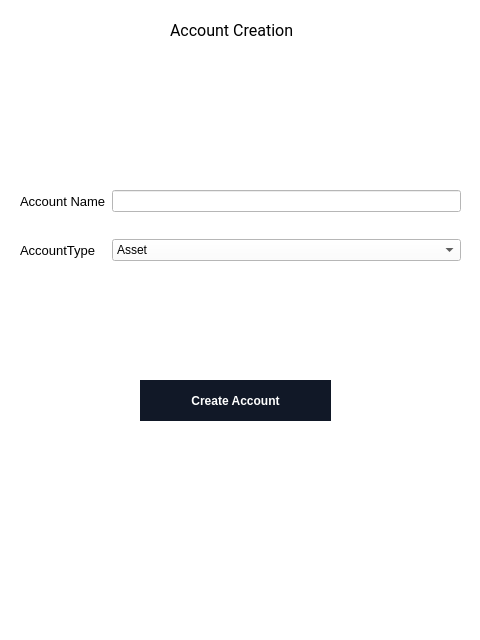
<?xml version="1.0" encoding="UTF-8"?>
<ui version="4.0">
 <class>MainWindow</class>
 <widget class="QMainWindow" name="MainWindow">
  <property name="geometry">
   <rect>
    <x>0</x>
    <y>0</y>
    <width>480</width>
    <height>640</height>
   </rect>
  </property>
  <property name="windowTitle">
   <string>MainWindow</string>
  </property>
  <property name="animated">
   <bool>true</bool>
  </property>
  <widget class="QWidget" name="centralwidget">
   <property name="styleSheet">
    <string notr="true">background:white</string>
   </property>
   <widget class="QPushButton" name="pushButton">
    <property name="geometry">
     <rect>
      <x>140</x>
      <y>380</y>
      <width>191</width>
      <height>41</height>
     </rect>
    </property>
    <property name="cursor">
     <cursorShape>PointingHandCursor</cursorShape>
    </property>
    <property name="styleSheet">
     <string notr="true">
  background-color: #111827;
  border: 1px solid transparent;
  border-radius: .75rem;
  color: #FFFFFF;
  font-family: &quot;Inter var&quot;,ui-sans-serif,system-ui,-apple-system,system-ui,&quot;Segoe UI&quot;,Roboto,&quot;Helvetica Neue&quot;,Arial,&quot;Noto Sans&quot;,sans-serif,&quot;Apple Color Emoji&quot;,&quot;Segoe UI Emoji&quot;,&quot;Segoe UI Symbol&quot;,&quot;Noto Color Emoji&quot;;
  font-size: 1.125rem;
  font-weight: 600;
  line-height: 1.5rem;
  padding: .75rem 1.2rem;
  text-align: center;
  width: auto;
</string>
    </property>
    <property name="text">
     <string>Create Account</string>
    </property>
   </widget>
   <widget class="QLabel" name="label">
    <property name="geometry">
     <rect>
      <x>170</x>
      <y>10</y>
      <width>221</width>
      <height>41</height>
     </rect>
    </property>
    <property name="font">
     <font>
      <family>Roboto</family>
      <pointsize>12</pointsize>
     </font>
    </property>
    <property name="styleSheet">
     <string notr="true">background:none;</string>
    </property>
    <property name="text">
     <string>Account Creation</string>
    </property>
   </widget>
   <widget class="QWidget" name="formLayoutWidget">
    <property name="geometry">
     <rect>
      <x>20</x>
      <y>190</y>
      <width>441</width>
      <height>131</height>
     </rect>
    </property>
    <layout class="QFormLayout" name="formLayout">
     <property name="verticalSpacing">
      <number>27</number>
     </property>
     <item row="0" column="0">
      <widget class="QLabel" name="usernameLabel">
       <property name="font">
        <font>
         <pointsize>10</pointsize>
        </font>
       </property>
       <property name="text">
        <string>Account Name</string>
       </property>
      </widget>
     </item>
     <item row="0" column="1">
      <widget class="QLineEdit" name="usernameLineEdit"/>
     </item>
     <item row="1" column="0">
      <widget class="QLabel" name="accountTypeLabel">
       <property name="font">
        <font>
         <pointsize>10</pointsize>
        </font>
       </property>
       <property name="text">
        <string>AccountType</string>
       </property>
      </widget>
     </item>
     <item row="1" column="1">
      <widget class="QComboBox" name="accountTypeComboBox">
       <item>
        <property name="text">
         <string>Asset</string>
        </property>
       </item>
       <item>
        <property name="text">
         <string>Liability</string>
        </property>
       </item>
       <item>
        <property name="text">
         <string>Equity</string>
        </property>
       </item>
       <item>
        <property name="text">
         <string>Revenue</string>
        </property>
       </item>
       <item>
        <property name="text">
         <string>Expense</string>
        </property>
       </item>
      </widget>
     </item>
    </layout>
   </widget>
  </widget>
 </widget>
 <resources/>
 <connections/>
</ui>
